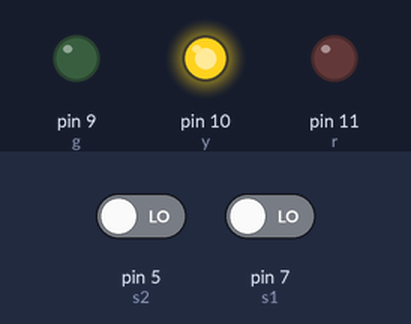
The sketch below on a simulated Arduino Uno, built with avr-gcc and run on an emulated ATmega328P. Shown: output pins drawn as LEDs (lit = HIGH). The test bench sets the inputs (shaded band); at power-on: pin 5 (s2) LOW, pin 7 (s1) LOW.

Above: at 1.2 s.
1.3 s: pin 5 (s2) driven HIGH
At 1.9 s:
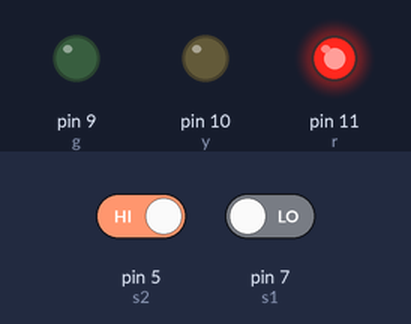
2.8 s: pin 7 (s1) driven HIGH
At 4.0 s:
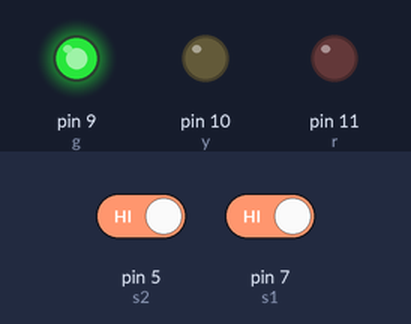
4.3 s: pin 7 (s1) driven LOW
At 5.4 s:
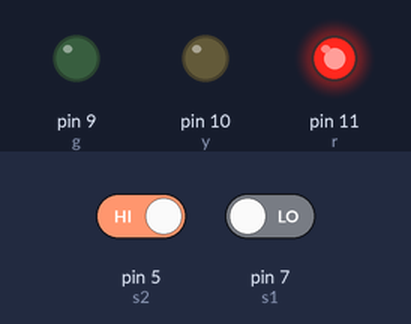
5.8 s: pin 5 (s2) driven LOW
At 6.5 s:
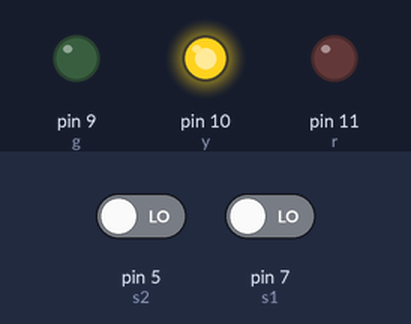
Timing chart, 0 to 8.3 s (numbered marks = the images above; inputs shaded):
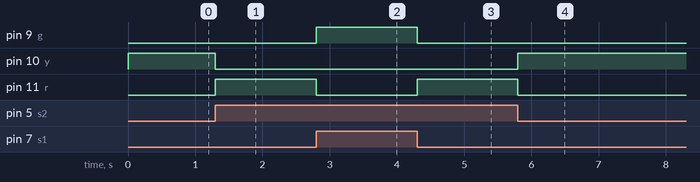

Measured:
- after the input at 1.3 s, pin 10 (y): HIGH → LOW at once; pin 11 (r): LOW → HIGH at once
- after the input at 2.8 s, pin 9 (g): LOW → HIGH at once; pin 11 (r): HIGH → LOW at once
- after the input at 4.3 s, pin 9 (g): HIGH → LOW at once; pin 11 (r): LOW → HIGH at once
- after the input at 5.8 s, pin 10 (y): LOW → HIGH at once; pin 11 (r): HIGH → LOW at once

The sketch:

switch.ino
```cpp
int s1 = 7;
int s2 = 5;
int g = 9;
int y = 10;
int r = 11;

void setup(){
  pinMode(s1, INPUT);
  pinMode(s2, INPUT);

  pinMode(g, OUTPUT);
  pinMode(y, OUTPUT);
  pinMode(r, OUTPUT);
}

void loop(){
  int a = digitalRead(s1);
  int b = digitalRead(s2);
  if (a == HIGH && b == HIGH){
    digitalWrite(g, HIGH);
    digitalWrite(y, LOW);
    digitalWrite(r, LOW);
  }
  else if (a == LOW && b == HIGH){
    digitalWrite(g, LOW);
    digitalWrite(y, LOW);
    digitalWrite(r, HIGH);
  }
  else{
    digitalWrite(g, LOW);
    digitalWrite(y, HIGH);
    digitalWrite(r, LOW);
  }}
```
